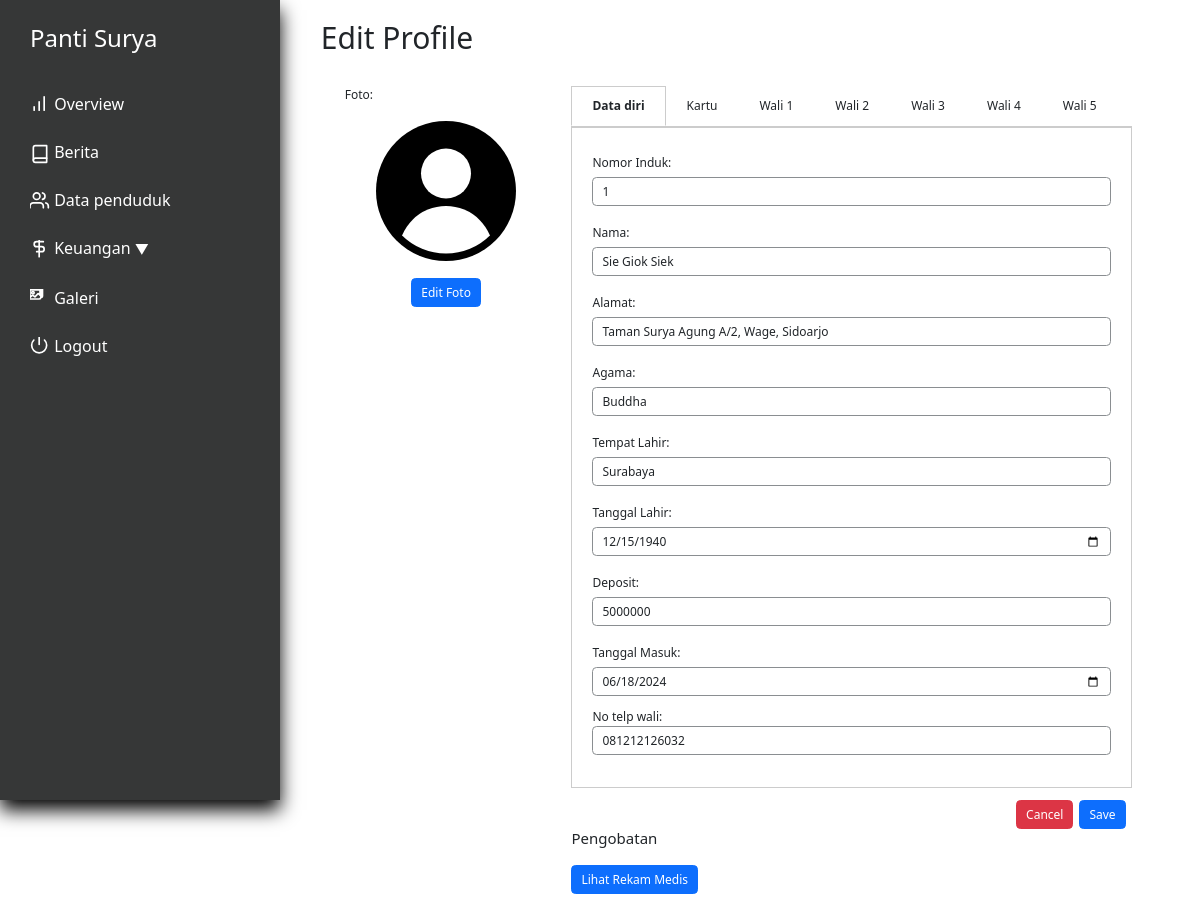
The page /pendudukLihat.php?id=70 (signed in) on the database as committed earlier.
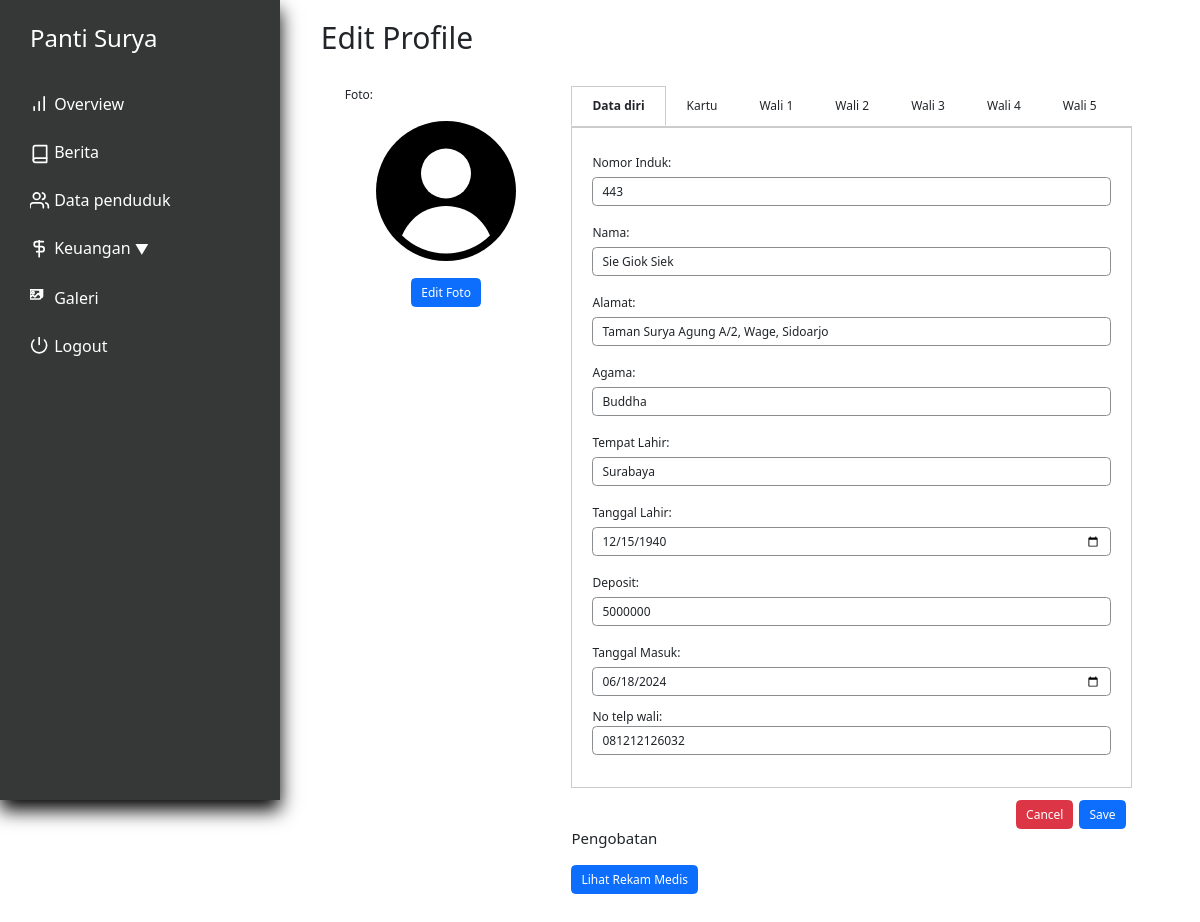
The same page on the database as committed later.
### tables this page shows
CREATE TABLE `penduduk` (
  `id` int(11) NOT NULL,
  `nama` varchar(250) NOT NULL,
  `alamat` varchar(100) NOT NULL,
  `tanggal_masuk` date DEFAULT NULL,
  `keuangan_pondokkan` int(11) NOT NULL,
  `keuangan_tabungan` int(11) NOT NULL,
  `keuangan_obat` int(11) NOT NULL,
  `keuangan_total` int(11) NOT NULL,
  `profile_picture` varchar(100) NOT NULL,
  `KTP` varchar(100) DEFAULT NULL,
  `KK` varchar(100) DEFAULT NULL,
  `BPJS` varchar(100) DEFAULT NULL,
  `deposit` int(11) DEFAULT NULL,
  `status` tinyint(1) NOT NULL DEFAULT 0,
  `tempat_lahir` varchar(100) NOT NULL DEFAULT '',
  `agama` varchar(15) NOT NULL DEFAULT ' ',
  `tanggal_lahir` date DEFAULT NULL,
  `nomor_induk` int(11) NOT NULL DEFAULT 0,
  `kwitansi_path` varchar(300) DEFAULT NULL,
  `bukti_path` varchar(300) DEFAULT NULL
);

### utils.php (called while the page is built, shortened)
<?php
class myDB
{
    private $host = "localhost";
    private $username = "root";
    private $password = "";
    private $database = "pantisurya";
    private $db;
    function __construct()
    {
        if ($this->db == null) {
            try {
                $this->db = new PDO("mysql:host=$this->host;dbname=$this->database", $this->username, $this->password);
                $this->db->setAttribute(PDO::ATTR_ERRMODE, PDO::ERRMODE_EXCEPTION);
            } catch (PDOException $e) {
                echo "Connection failed: " . $e->getMessage();
            }
        }
    }
    function getPenduduk($id)
    {
        $query = "SELECT * FROM `penduduk` WHERE id = ? ";
        $res = $this->db->prepare($query);
        $res->execute([$id]);
        return $res;
    }
}

### pendudukLihat.php (the view, shortened to what the changed rows need)
<?php
require "utils.php";
if (isset($_GET["id"])) {
    $id = $_GET["id"];
    $db = new myDB();
    $res = $db->getPenduduk($id);
    $fetch_data = $res->fetch(PDO::FETCH_OBJ);
}
?>
<!DOCTYPE html>
<html lang="en">
<head>
    <?php include "layout/stylejquerynbs5.php" ?>
    <link rel="stylesheet" href="layout/indexstyle.css">
    <link rel="stylesheet" href="layout/stylelihat.css">
    <link rel="stylesheet" href="layout/styleEdit.css">
</head>
<body>
    <div class="app">
        <div class="dashboard">
            <?php include 'nav.php' ?>
            <div class="main">
                <div class="pad">
                    <h1>Edit Profile</h1>
                    <div class="profile-edit" style="padding: 2rem;">
                        <div class="description lr-9">
                        <form action="" method="post" enctype="multipart/form-data">
                            <div class="tab-content tab-content-active" id="personal">
                                <div class="mb-3">
                                    <label for="nama" class="col-form-label">Nomor Induk:</label>
                                    <input type="text" class="form-control" id="noinduk" name="noinduk"
                                        value="<?php echo $fetch_data->nomor_induk; ?>">
                                </div>
                                <div class="mb-3">
                                    <label for="nama" class="col-form-label">Nama:</label>
                                    <input type="text" class="form-control" id="nama" name="nama"
                                        value="<?php echo $fetch_data->nama; ?>">
                                </div>
                                <div class="mb-3">
                                    <label for="alamat" class="col-form-label">Alamat:</label>
                                    <input type="text" class="form-control" id="alamat" name="alamat"
                                        value="<?php echo $fetch_data->alamat; ?>">
                                </div>
                                <div class="mb-3">
                                    <label for="agama" class="col-form-label">Agama:</label>
                                    <input type="text" class="form-control" id="agama" name="agama"
                                        value="<?php echo $fetch_data->agama; ?>">
                                </div>
                                <div class="mb-3">
                                    <label for="tempatlahir" class="col-form-label">Tempat Lahir:</label>
                                    <input type="text" class="form-control" id="tempatlahir" name="tempatlahir"
                                        value="<?php echo $fetch_data->tempat_lahir; ?>">
                                </div>
                                <div class="mb-3">
                                    <label for="tanggallahir" class="col-form-label">Tanggal Lahir:</label>
                                    <input type="date" class="form-control" id="tanggallahir" name="tanggallahir"
                                        value="<?php echo $fetch_data->tanggal_lahir; ?>">
                                </div>
                                <div class="mb-3">
                                    <label for="deposit" class="col-form-label">Deposit:</label>
                                    <input type="number" min="0" step="1" class="form-control" id="deposit" name="deposit"
                                        value="<?php echo $fetch_data->deposit; ?>">
                                </div>
                                <div class="mb-3">
                                    <label for="tanggalmasuk" class="col-form-label">Tanggal Masuk:</label>
                                    <input type="date" class="form-control" id="tanggalmasuk" name="tanggalmasuk"
                                        value="<?php echo $fetch_data->tanggal_masuk; ?>">
                                </div>
                            </div>
                        </form>
                    </div>
                    </div>
                </div>
            </div>
        </div>
    </div>
</body>
</html>

Rows that differ between the two databases and show on the page:
changed penduduk "Sie Giok Siek": noinduk "1" → "443"
